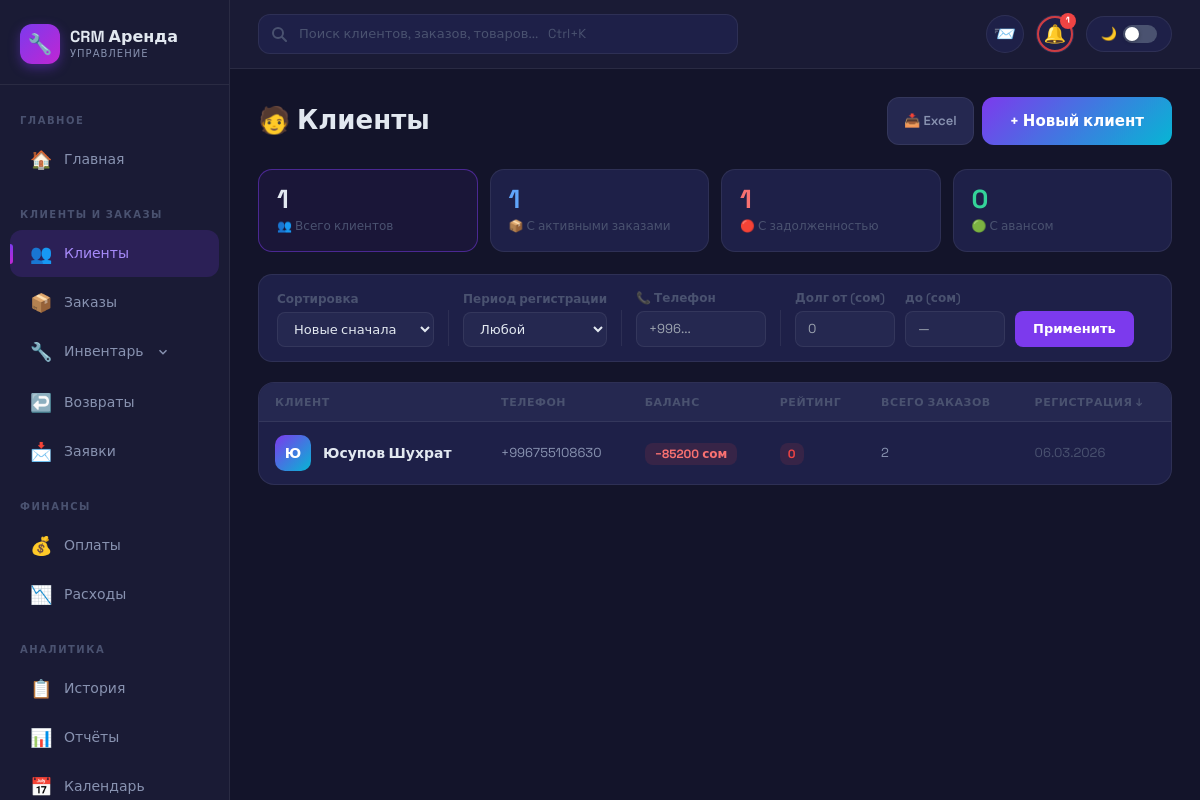
Page /clients/ (signed in) on the earlier database version.
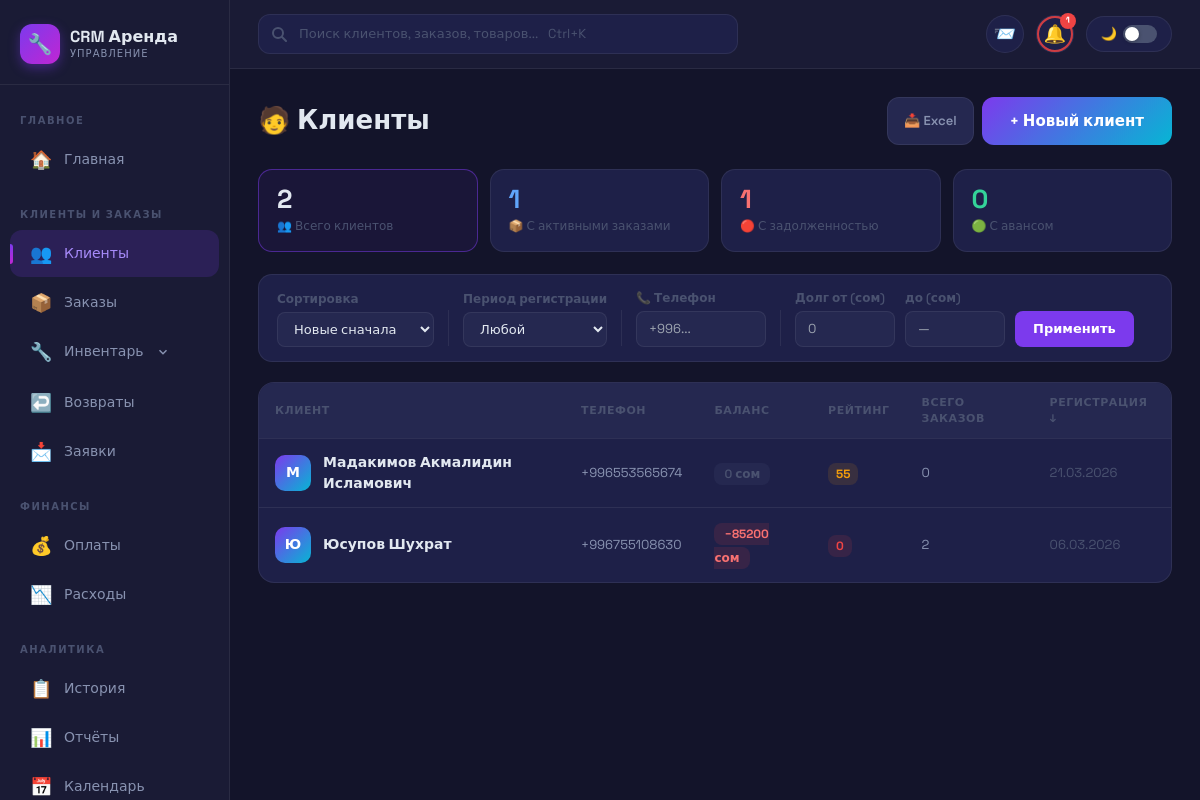
Same page on the later database version.
### apps/clients/models.py (models this page shows, shortened)
class Client(models.Model):
    owner = models.ForeignKey(
        User, on_delete=models.CASCADE,
        null=True, blank=True,
        related_name='clients',
        verbose_name='Компания (владелец)',
    )
    last_name = models.CharField('Фамилия', max_length=100)
    first_name = models.CharField('Имя', max_length=100)
    middle_name = models.CharField('Отчество', max_length=100, blank=True)
    passport_front = models.ImageField('Паспорт (лицевая)', upload_to=passport_front_path, blank=True, null=True)
    passport_back = models.ImageField('Паспорт (обратная)', upload_to=passport_back_path, blank=True, null=True)
    email = models.EmailField('Email', blank=True, null=True)
    telegram_id = models.CharField(max_length=50, blank=True, null=True, verbose_name='Telegram ID')
    created_at = models.DateTimeField('Дата регистрации', auto_now_add=True)
    updated_at = models.DateTimeField('Дата обновления', auto_now=True)
    class Meta:
        verbose_name = 'Клиент'
        verbose_name_plural = 'Клиенты'
        ordering = ['-created_at']
    def get_full_name(self):
        return f"{self.last_name} {self.first_name} {self.middle_name}".strip()
    def get_total_paid(self):
        if 'payments' in getattr(self, '_prefetched_objects_cache', {}):
            return sum((p.amount or Decimal('0')) for p in self.payments.all())
        total = self.payments.aggregate(total=Sum('amount'))['total']
        return total or Decimal('0')
    def get_total_debt(self):
        total = Decimal('0')
        for order in self.rental_orders.all():
            total += order.get_current_total()
        return total
    def get_wallet_balance(self):
        return self.get_total_paid() - self.get_total_debt()
    def get_rating(self):
        from django.utils import timezone
        score = 20  # базовые баллы
        balance = self.get_wallet_balance()
        if balance >= 0:
            score += 20
        else:
            score -= 20
        closed = self.rental_orders.filter(status='closed').count()
        if closed >= 3:
            score += 15
        elif closed >= 1:
            score += 10
        now = timezone.now()
        has_overdue = False
        for order in self.rental_orders.filter(status='open'):
            for item in order.items.all():
                if item.quantity_remaining > 0 and item.planned_return_date < now:
                    has_overdue = True
                    break
            if has_overdue:
                break
        if has_overdue:
            score -= 15
        else:
            score += 15
        total_paid = self.get_total_paid()
        if total_paid >= 10000:
            score += 10
        days_since = (now - self.created_at).days if self.created_at else 0
        if days_since > 30:
            score += 10
        return max(0, min(100, score))
    def get_rating_label(self):
        r = self.get_rating()
        if r >= 80:
            return 'excellent'
        elif r >= 60:
            return 'good'
        elif r >= 40:
            return 'average'
        else:
            return 'poor'

class ClientPhone(models.Model):
    phone_regex = RegexValidator(regex=r'^\+(996\d{9}|7\d{10})$', message='Введите номер в формате +996XXXXXXXXX или +7XXXXXXXXXX')
    client = models.ForeignKey(Client, on_delete=models.CASCADE, related_name='phones')
    phone_number = models.CharField('Номер', validators=[phone_regex], max_length=17)
    is_primary = models.BooleanField('Основной', default=False)
    created_at = models.DateTimeField(auto_now_add=True)
    class Meta:
        verbose_name = 'Телефон'
        verbose_name_plural = 'Телефоны'

### apps/main/views.py (the view, shortened to what this page needs)
# urls.py: path('clients/', views.clients_list, name='clients_list'),
@login_required
def clients_list(request):
    from apps.clients.models import Client
    owner = get_tenant_owner(request.user)
    filter_type  = request.GET.get('filter', '')      # debt / credit / active / all
    date_range   = request.GET.get('date_range', '')  # today / week / month
    amount_min   = request.GET.get('amount_min', '')
    amount_max   = request.GET.get('amount_max', '')
    sort_by      = request.GET.get('sort', '-created_at')
    phone_search = request.GET.get('phone', '').strip()
    clients = Client.objects.filter(owner=owner).prefetch_related('phones', 'rental_orders', 'payments')
    if phone_search:
        digits = ''.join(c for c in phone_search if c.isdigit())
        if digits:
            clients = clients.filter(phones__phone_number__icontains=digits).distinct()
    if sort_by == 'created_at':
        clients = clients.order_by('created_at')
    elif sort_by == 'name':
        clients = clients.order_by('last_name', 'first_name')
    else:
        clients = clients.order_by('-created_at')
    now = timezone.now()
    if date_range == 'today':
        clients = clients.filter(created_at__date=now.date())
    elif date_range == 'week':
        clients = clients.filter(created_at__gte=now - timedelta(days=7))
    elif date_range == 'month':
        clients = clients.filter(created_at__gte=now - timedelta(days=30))
    all_clients_list = list(clients) if (filter_type or amount_min or amount_max) else None
    if all_clients_list is None:
        stat_qs = list(Client.objects.filter(owner=owner).prefetch_related('payments', 'rental_orders'))
    else:
        stat_qs = all_clients_list
    total_clients = Client.objects.filter(owner=owner).count()
    debt_count   = sum(1 for c in stat_qs if c.get_wallet_balance() < 0)
    credit_count = sum(1 for c in stat_qs if c.get_wallet_balance() > 0)
    active_count = sum(1 for c in stat_qs if any(o.status == 'open' for o in c.rental_orders.all()))
    page_obj, page_query = paginate(request, clients)
    context = {
        'clients': page_obj,
        'page_obj': page_obj,
        'page_query': page_query,
        'total_clients': total_clients,
        'debt_count': debt_count,
        'credit_count': credit_count,
        'active_count': active_count,
        'current_filter': filter_type,
        'current_date_range': date_range,
        'current_amount_min': amount_min,
        'current_amount_max': amount_max,
        'current_sort': sort_by,
        'current_phone': phone_search,
        'filters_active': any([filter_type, date_range, amount_min, amount_max, phone_search]),
    }
    return render(request, 'clients/list.html', context)

### apps/company/models.py (called while the page is built)
    @classmethod
    def get_company(cls):
        company, created = cls.objects.get_or_create(
            pk=1,
            defaults={
                'company_name': 'Моя компания',
                'currency': 'сом',
            }
        )
        return company

### apps/main/pagination.py (called while the page is built)
def paginate(request, queryset, per_page=PER_PAGE):
    paginator = Paginator(queryset, per_page)
    page_number = request.GET.get('page')
    try:
        page_obj = paginator.page(page_number)
    except PageNotAnInteger:
        page_obj = paginator.page(1)
    except EmptyPage:
        page_obj = paginator.page(paginator.num_pages)
    params = request.GET.copy()
    params.pop('page', None)
    page_query = params.urlencode()
    return page_obj, page_query

### apps/main/views.py (called while the page is built)
def get_tenant_owner(user):
    if user.is_superuser:
        return user
    try:
        owner = user.profile.owner
        return owner if owner else user
    except Exception:
        return user

### apps/rental/models.py (called while the page is built)
    def get_current_total(self):
        total = Decimal('0')
        for item in self.items.all():
            total += item.get_actual_cost()
        return total

### templates/clients/list.html (shortened to what the changed rows need)
{% extends 'base_dark.html' %}
{% load static %}
{% block content %}
<div class="cl-header">
    <h1>🧑 Клиенты</h1>
</div>
<div class="cl-stats">
    <a class="cl-stat {% if not current_filter %}active{% endif %}"
       href="?sort={{ current_sort }}&date_range={{ current_date_range }}">
        <div class="val">{{ total_clients }}</div>
        <div class="lbl">👥 Всего клиентов</div>
    </a>
</div>
<div class="cl-table-wrap">
    {% if clients %}
    <table class="cl-table">
        <thead>
            <tr>
                <th>
                    <a class="sort-th"
                       href="?filter={{ current_filter }}&date_range={{ current_date_range }}&amount_min={{ current_amount_min }}&amount_max={{ current_amount_max }}&sort=name">
                        Клиент {% if current_sort == 'name' %}↑{% endif %}
                    </a>
                </th>
                <th>Телефон</th>
                <th>Баланс</th>
                <th>Рейтинг</th>
                <th>Всего заказов</th>
                <th>
                    <a class="sort-th"
                       href="?filter={{ current_filter }}&date_range={{ current_date_range }}&amount_min={{ current_amount_min }}&amount_max={{ current_amount_max }}&sort={% if current_sort == '-created_at' %}created_at{% else %}-created_at{% endif %}">
                        Регистрация
                        {% if current_sort == '-created_at' %}↓{% elif current_sort == 'created_at' %}↑{% endif %}
                    </a>
                </th>
            </tr>
        </thead>
        <tbody>
            {% for client in clients %}
            {% with balance=client.get_wallet_balance %}
            <tr onclick="location.href='{% url 'main:client_detail' client_id=client.id %}'">
                <td>
                    <div class="cl-name-cell">
                        <div class="cl-avatar">{{ client.last_name|slice:":1"|upper }}</div>
                        <div>
                            <div class="cl-fullname">{{ client.get_full_name }}</div>
                        </div>
                    </div>
                </td>
                <td style="font-size:13px;color:var(--text2);">
                    {% with phone=client.phones.all|first %}
                    {{ phone.phone_number|default:"—" }}
                    {% endwith %}
                </td>
                <td>
                    {% if balance < 0 %}
                    <span class="bal-debt">−{{ balance|floatformat:0|slice:"1:" }} сом</span>
                    {% elif balance > 0 %}
                    <span class="bal-credit">+{{ balance|floatformat:0 }} сом</span>
                    {% else %}
                    <span class="bal-zero">0 сом</span>
                    {% endif %}
                </td>
                <td>
                    {% with rl=client.get_rating_label rv=client.get_rating %}
                    <span style="font-size:12px;font-weight:700;padding:3px 8px;border-radius:8px;
                        {% if rl == 'excellent' %}background:rgba(16,185,129,.12);color:#10b981
                        {% elif rl == 'good' %}background:rgba(59,130,246,.12);color:#3b82f6
                        {% elif rl == 'average' %}background:rgba(245,158,11,.12);color:#f59e0b
                        {% else %}background:rgba(239,68,68,.12);color:#ef4444{% endif %}">{{ rv }}</span>
                    {% endwith %}
                </td>
                <td style="font-size:13px;color:var(--text2);">
                    {{ client.rental_orders.count }}
                </td>
                <td style="font-size:13px;color:var(--text3);">
                    {{ client.created_at|date:"d.m.Y" }}
                </td>
            </tr>
            {% endwith %}
            {% endfor %}
        </tbody>
    </table>
    {% endif %}
</div>
{% endblock %}

Differences in the rows shown:
added Client: last_name "М", get_full_name "Мадакимов Акмалидин Исламович", phones.phone_number "+996553565674", shows "0 сом", get_rating "55", rental_orders.count "0", created_at "21.03.2026"
Other differences:
{{ total_clients }}: "1" → "2"
